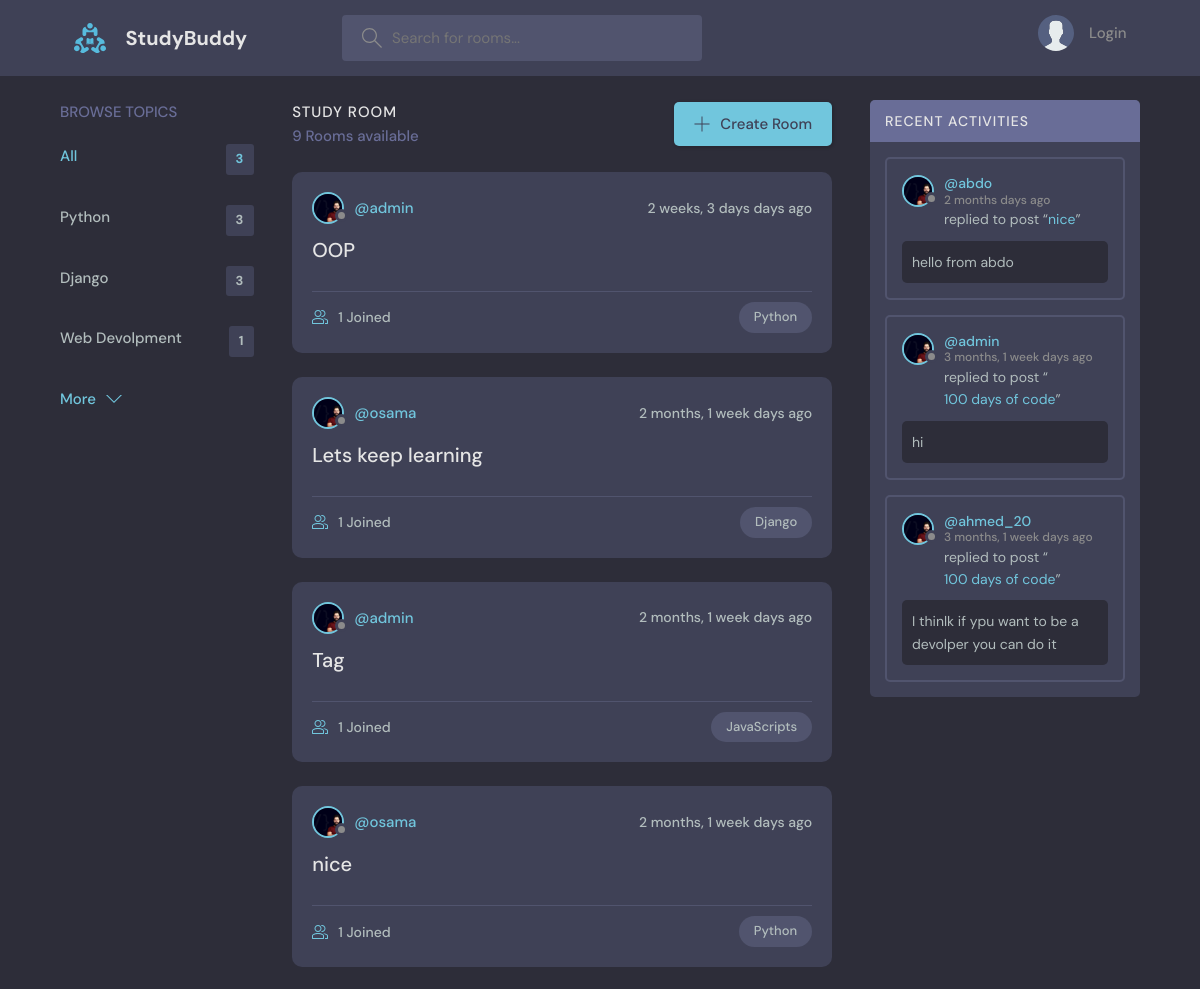
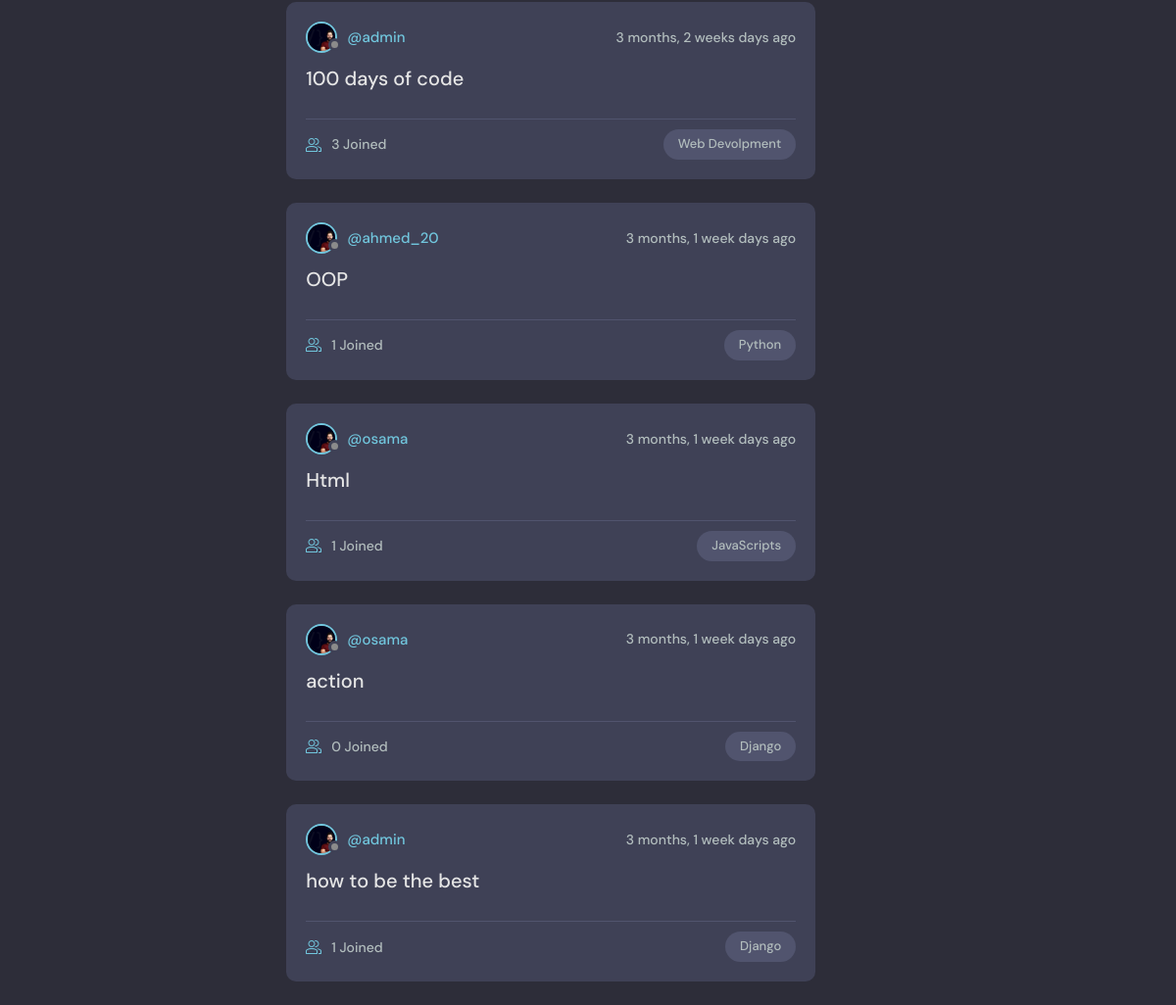
The page / on the database its author committed (2 pictures, top to bottom).
### base/models.py (models this page shows, shortened)
class Topic(models.Model):
    name = models.CharField(max_length=200)
    def __str__(self):
        return self.name

class Room(models.Model):
    host=models.ForeignKey(User,on_delete=models.SET_NULL,null=True)
    topic = models.ForeignKey(Topic,on_delete=models.SET_NULL,null=True)
    name= models.CharField(max_length=50)
    description = models.TextField(null=True, blank=True)
    participants=models.ManyToManyField(User,related_name='participants',blank=True)
    updated =models.DateTimeField(auto_now=True)
    created = models.DateTimeField(auto_now_add=True)
    class Meta :
        ordering =['-updated','-created']
    def __str__(self):
        return self.name

class Message(models.Model):
    user= models.ForeignKey(User,on_delete=models.CASCADE)
    room = models.ForeignKey(Room,on_delete=models.CASCADE)
    body = models.TextField()
    updated =models.DateTimeField(auto_now=True)
    created = models.DateTimeField(auto_now_add=True)
    class Meta :
        ordering =['-updated','-created']

### base/views.py (the view)
# urls.py: path('',views.home,name='home'),
def home(request):
    q= request.GET.get('q') if request.GET.get('q') != None else ""
    rooms = Room.objects.filter(Q(topic__name__icontains=q)|Q(name__icontains = q)|Q(description__icontains = q))
    topics = Topic.objects.all()[0:3]
    ro_count = rooms.count()
    room_messages = Message.objects.all().filter(Q(room__topic__name__icontains=q))
    return render(request,'base/home.html',{'rooms':rooms,'topics':topics,'ro_count':ro_count,'room_messages':room_messages})

### templates/base/home.html (shortened to what this page needs)
{% extends 'main.html' %}
{% block content %}
    <main class="layout layout--3">
      <div class="container">
        {% include 'base/topics_component.html' %}
        <div class="roomList">
          <div class="roomList__header">
            <div>
              <h2>Study Room</h2>
              <p>{{ro_count}} Rooms available</p>
            </div>
            <a class="btn btn--main" href="{% url 'create-room'%}">
              <svg version="1.1" xmlns="http://www.w3.org/2000/svg" width="32" height="32" viewBox="0 0 32 32">
                <title>add</title>
                <path
                  d="M16.943 0.943h-1.885v14.115h-14.115v1.885h14.115v14.115h1.885v-14.115h14.115v-1.885h-14.115v-14.115z"
                ></path>
              </svg>
              Create Room
            </a>
          </div>
          {% include 'base/feed_component.html' %}
        </div>
        <div class="activities">
          <div class="activities__header">
            <h2>Recent Activities</h2>
          </div>
          {% include 'base/activity_component.html' %}
        </div>
      </div>
    </main>
{% endblock %}

### templates/base/topics_component.html
<div class="topics">
    <div class="topics__header">
      <h2>Browse Topics</h2>
    </div>
    <ul class="topics__list">
      <li>
        <a href="{% url 'home' %}" class="active">All <span>{{topics.count}}</span></a>
      </li>
      {% for topic in topics %}
      <li>
        <a href="{% url 'home' %}?q={{topic.name}}">{{topic.name}} <span>{{topic.room_set.all.count}}</span></a>
      </li>
      {% endfor %}
    </ul>
    <a class="btn btn--link" href="{% url 'topics' %}">
      More
      <svg version="1.1" xmlns="http://www.w3.org/2000/svg" width="32" height="32" viewBox="0 0 32 32">
        <title>chevron-down</title>
        <path d="M16 21l-13-13h-3l16 16 16-16h-3l-13 13z"></path>
      </svg>
    </a>
  </div>

### templates/base/feed_component.html (shortened to what this page needs)
{% load static %}
{% for room in rooms %}
<div class="roomListRoom">
    <div class="roomListRoom__header">
      <a href="{% url 'profile' room.host.id %}" class="roomListRoom__author">
        <div class="avatar avatar--small">
          <img src="{% static 'images/background.jpeg' %}" />
        </div>
        <span>@{{room.host.username}}</span>
      </a>
      <div class="roomListRoom__actions">
        <span>{{room.created|timesince}} days ago</span>
      </div>
    </div>
    <div class="roomListRoom__content">
        <a href="{% url 'room' room.id %}"> {{room.name}}</a>
    </div>
    <div class="roomListRoom__meta">
      <a href="{% url 'room' room.id %}" class="roomListRoom__joined">
        {{room.participants.all.count}} Joined
      </a>
      <p class="roomListRoom__topic">{{room.topic}}</p>
    </div>
  </div>
  {% endfor %}

### templates/base/activity_component.html (shortened to what this page needs)
{% load static %}
{% for message in room_messages%}
<div class="activities__box">
    <div class="activities__boxHeader roomListRoom__header">
      <a href="{% url 'profile' message.user.id %}" class="roomListRoom__author">
        <div class="avatar avatar--small">
          <img src="{% static 'images/background.jpeg' %}" />
        </div>
        <p>
          @{{message.user.username}}
          <span>{{message.created|timesince}} days ago</span>
        </p>
      </a>
    </div>
    <div class="activities__boxContent">
      <p>replied to post “<a href="{% url 'room' message.room.id %}">{{message.room}}</a>”</p>
      <div class="activities__boxRoomContent">
        {{message.body}}
      </div>
    </div>
  </div>
{% endfor %}

### rows shown on the page
Topic: name "Python", room_set.all.count "3"
Topic: name "Django", room_set.all.count "3"
Topic: name "Web Devolpment", room_set.all.count "1"
Room: host.username "admin", created "2 weeks, 3 days", name "OOP", participants.all.count "1", topic "Python"
Room: host.username "osama", created "2 months, 1 week", name "Lets keep learning", participants.all.count "1", topic "Django"
Room: host.username "admin", created "2 months, 1 week", name "Tag", participants.all.count "1", topic "JavaScripts"
Room: host.username "osama", created "2 months, 1 week", name "nice", participants.all.count "1", topic "Python"
Room: host.username "admin", created "3 months, 2 weeks", name "100 days of code", participants.all.count "3", topic "Web Devolpment"
Room: host.username "ahmed_20", created "3 months, 1 week", name "OOP", participants.all.count "1", topic "Python"
Room: host.username "osama", created "3 months, 1 week", name "Html", participants.all.count "1", topic "JavaScripts"
Room: host.username "osama", created "3 months, 1 week", name "action", participants.all.count "0", topic "Django"
Room: host.username "admin", created "3 months, 1 week", name "how to be the best", participants.all.count "1", topic "Django"
Message: user.username "abdo", created "2 months", room "nice", body "hello from abdo"
Message: user.username "admin", created "3 months, 1 week", room "100 days of code", body "hi"
Message: user.username "ahmed_20", created "3 months, 1 week", room "100 days of code", body "I thinlk if ypu want to be a devolper you can do it"

### other values the page prints
{{ topics.count }} "3"
{{ ro_count }} "9"
